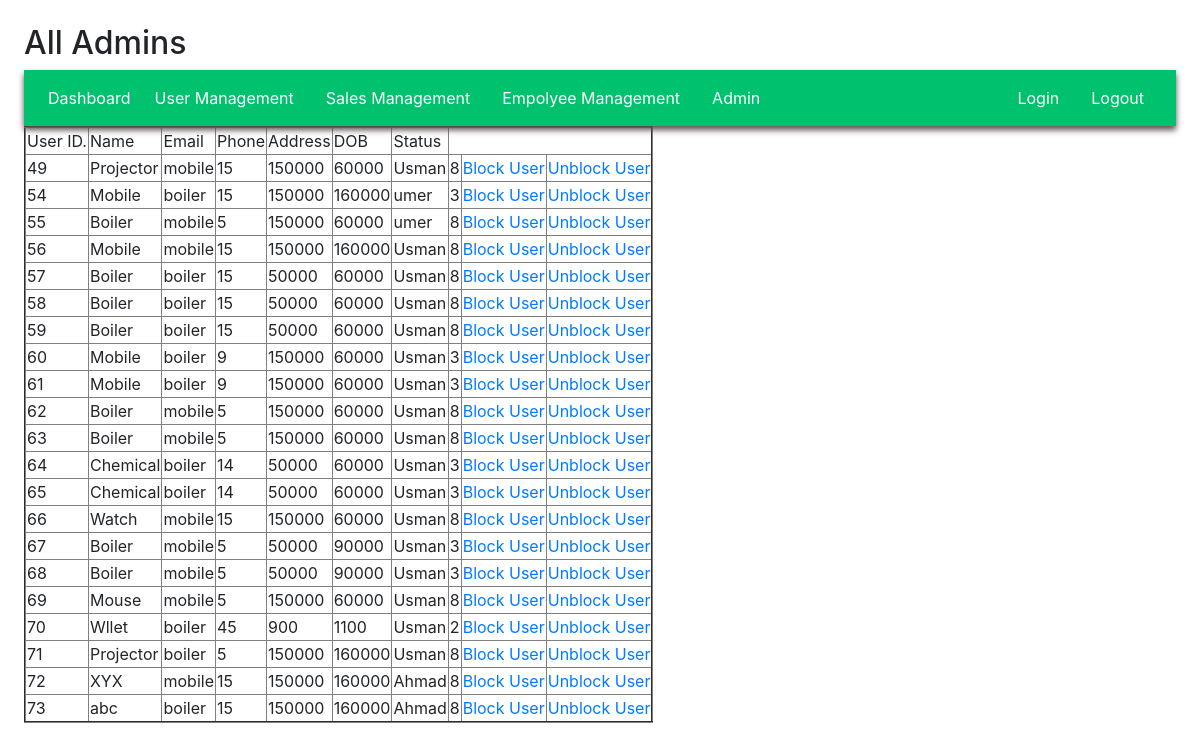
The page /all_products_display.php on the database its author committed.
### tables this page shows
CREATE TABLE `products` (
  `product_id` int(100) NOT NULL,
  `product_title` varchar(100) NOT NULL,
  `product_category` varchar(100) NOT NULL,
  `product_quantity` int(100) NOT NULL,
  `buying_price` int(100) NOT NULL,
  `selling_price` int(100) NOT NULL,
  `supplier` varchar(100) NOT NULL,
  `minimum_quantity` int(100) NOT NULL,
  `time` timestamp NOT NULL DEFAULT current_timestamp() ON UPDATE current_timestamp(),
  `status` int(100) NOT NULL
);

### all_products_display.php (the view, shortened to what this page needs)
<!DOCTYPE html>
<html>
<head>
</head>
<body>
<h2>All Admins</h2>
<table border="2">
  <tr>
    <td>User ID.</td>
    <td> Name</td>
    <td>Email</td>
    <td>Phone</td>
    <td>Address</td>
    <td>DOB</td>
    <td>Status</td>
  </tr>
<?php
include "config.php";
$records = mysqli_query($conn,"select * from products");
while($data = mysqli_fetch_array($records))
{
?>
  <tr>
    <td><?php echo $data['product_id']; ?></td>
    <td><?php echo $data['product_title']; ?></td>
    <td><?php echo $data['product_category']; ?></td>
    <td><?php echo $data['product_quantity']; ?></td>
    <td><?php echo $data['buying_price']; ?></td>
    <td><?php echo $data['selling_price']; ?></td>
    <td><?php echo $data['supplier']; ?></td>
    <td><?php echo $data['minimum_quantity']; ?></td>
<td><a href="update_product_php.php?product_id=<?php echo $data["product_id"]; ?>">Block User</a></td>
		<td><a href="unban_admin_php.php?id=<?php echo $data["id"]; ?>">Unblock User</a></td>
  </tr>
<?php
}
?>
</table>
</body>
</html>

### navbar.css (style rules this page uses)
body { padding: 2%; font: 18px/1.4 sans-serif; }
.sub-menu-parent { position: relative; }
nav a { color: white ; display: block; padding: 0.5em 1em; text-decoration: none; }
nav ul, nav ul li { list-style-type: none; padding: 0; margin: 0; }

### rows shown on the page
products: product_id "49", product_title "Projector", product_category "mobile", product_quantity "15", buying_price "150000", selling_price "60000", supplier "Usman", minimum_quantity "8"
products: product_id "54", product_title "Mobile", product_category "boiler", product_quantity "15", buying_price "150000", selling_price "160000", supplier "umer", minimum_quantity "3"
products: product_id "55", product_title "Boiler", product_category "mobile", product_quantity "5", buying_price "150000", selling_price "60000", supplier "umer", minimum_quantity "8"
products: product_id "56", product_title "Mobile", product_category "mobile", product_quantity "15", buying_price "150000", selling_price "160000", supplier "Usman", minimum_quantity "8"
products: product_id "57", product_title "Boiler", product_category "boiler", product_quantity "15", buying_price "50000", selling_price "60000", supplier "Usman", minimum_quantity "8"
products: product_id "58", product_title "Boiler", product_category "boiler", product_quantity "15", buying_price "50000", selling_price "60000", supplier "Usman", minimum_quantity "8"
products: product_id "59", product_title "Boiler", product_category "boiler", product_quantity "15", buying_price "50000", selling_price "60000", supplier "Usman", minimum_quantity "8"
products: product_id "60", product_title "Mobile", product_category "boiler", product_quantity "9", buying_price "150000", selling_price "60000", supplier "Usman", minimum_quantity "3"
products: product_id "61", product_title "Mobile", product_category "boiler", product_quantity "9", buying_price "150000", selling_price "60000", supplier "Usman", minimum_quantity "3"
products: product_id "62", product_title "Boiler", product_category "mobile", product_quantity "5", buying_price "150000", selling_price "60000", supplier "Usman", minimum_quantity "8"
products: product_id "63", product_title "Boiler", product_category "mobile", product_quantity "5", buying_price "150000", selling_price "60000", supplier "Usman", minimum_quantity "8"
products: product_id "64", product_title "Chemical", product_category "boiler", product_quantity "14", buying_price "50000", selling_price "60000", supplier "Usman", minimum_quantity "3"
products: product_id "65", product_title "Chemical", product_category "boiler", product_quantity "14", buying_price "50000", selling_price "60000", supplier "Usman", minimum_quantity "3"
products: product_id "66", product_title "Watch", product_category "mobile", product_quantity "15", buying_price "150000", selling_price "60000", supplier "Usman", minimum_quantity "8"
products: product_id "67", product_title "Boiler", product_category "mobile", product_quantity "5", buying_price "50000", selling_price "90000", supplier "Usman", minimum_quantity "3"
products: product_id "68", product_title "Boiler", product_category "mobile", product_quantity "5", buying_price "50000", selling_price "90000", supplier "Usman", minimum_quantity "3"
products: product_id "69", product_title "Mouse", product_category "mobile", product_quantity "5", buying_price "150000", selling_price "60000", supplier "Usman", minimum_quantity "8"
products: product_id "70", product_title "Wllet", product_category "boiler", product_quantity "45", buying_price "900", selling_price "1100", supplier "Usman", minimum_quantity "2"
products: product_id "71", product_title "Projector", product_category "boiler", product_quantity "5", buying_price "150000", selling_price "160000", supplier "Usman", minimum_quantity "8"
products: product_id "72", product_title "XYX", product_category "mobile", product_quantity "15", buying_price "150000", selling_price "160000", supplier "Ahmad", minimum_quantity "8"
products: product_id "73", product_title "abc", product_category "boiler", product_quantity "15", buying_price "150000", selling_price "160000", supplier "Ahmad", minimum_quantity "8"
